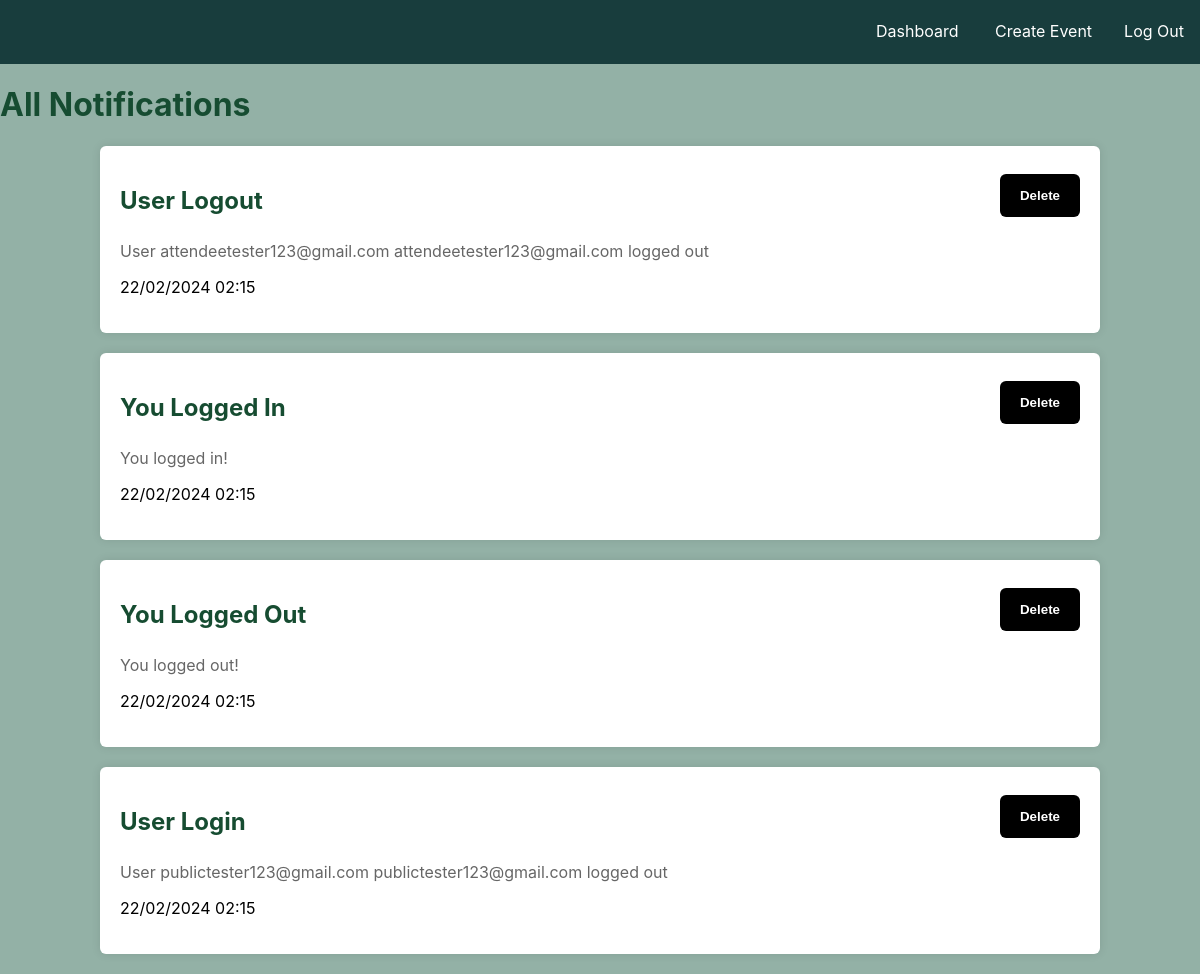
Page /dashboard/notifications (signed in) on the committed database.
### content/models.py (models this page shows, shortened)
class Notification(db.Model):
    __tablename__ = "notification"
    id = db.Column(db.Integer, primary_key=True)
    sent_at = db.Column(db.DateTime, nullable=False, default=datetime.now)
    title = db.Column(db.Text)
    description = db.Column(db.Text)
    user_id = db.Column(db.Integer, db.ForeignKey('user.id'))
    user = db.relationship('User', back_populates='notifications')
    def format_sent_at(self):
        return self.sent_at.strftime('%d/%m/%Y %H:%M')

### eventbyte.py (the view)
@app.route('/dashboard/notifications', methods=['GET','POST'])
def notifications():
   if request.method == 'GET':
      try:
         notifications = Notification.query.filter_by(user_id = current_user.get_id()).all()
         return render_template('pages/notifications.html', notifications = notifications)
      except Exception as e:
         print(f"Error fetching notifications for user {current_user.get_id()}")
         print(e)
         flash("Error retrieving your notifications", "error")
         return redirect(url_for('all_events'))

### content/models.py (called while the page is built)
    def get_id(self):
        return str(self.id)

### eventbyte.py (called while the page is built)
@login_manager.user_loader
def load_user(user_id):
   return User.query.get(int(user_id))

### templates/pages/notifications.html (shortened to what this page needs)
{% extends 'components/base.html' %}
{% block css %}
<link rel="stylesheet" href="/static/css/components/card.css" type="text/css">
<link rel="stylesheet" href="/static/css/pages/notifications.css" type="text/css">
{% endblock %}
{% block navbar %}
    {% include 'components/dashnav.html' %}
{% endblock %}
{% block content %}
<main>
    <h1 id="all-notifications"> All Notifications </h1>
    <section class="notifications">
        {% for notification in notifications %}
            <div id="{{ notification.id }}" class="card-container">
                <div class="card-content">
                    <div class="card-header">
                        <h2 class="card-name">{{ notification.title }}</h2>
                        <div class="buttons">
                            <button class="delete" type="submit">Delete</button>
                        </div>
                    </div>
                    <div class="card-description">
                        <p>{{ notification.description }}</p>
                    </div>
                    <div class="card-footer">
                        <p>{{ notification.format_sent_at() }}</p>
                    </div>
                </div>
            </div>
        {% endfor %}
    </section>
</main>
{% endblock %}

### templates/components/base.html (shortened to what this page needs)
<!DOCTYPE html>
<html lang="en">
<head>
    <link rel="stylesheet" href="/static/css/pages/base_styles.css" type="text/css">
    {% block css %}{% endblock %}
</head>
<body>
    {% block navbar %}{% endblock %}
    {% block content %}
    {% endblock %}
</body>
</html>

### templates/components/dashnav.html
<link rel="stylesheet" href="/static/css/components/dashnav.css" type="text/css">
<body>
<nav>
    <ul>
        <li><a href="/dashboard"> Dashboard </a></li>
        <li><a href="/events/create">Create Event</button>
        <li><a href="/auth/logout">Log Out</a></li>
    </ul>
</nav>

### static/css/pages/base_styles.css (style rules this page uses)
body { background-color: #93B1A6 ; font-family: Inter, system-ui, Avenir, Helvetica, Arial, sans-serif; margin: 0; padding: 0; }
h1, h2 { color: #164c31; }

### static/css/components/card.css (style rules this page uses)
.card-container { background-color: white; border-radius: 6px; box-shadow: 0px 0px 10px rgba(0, 0, 0, 0.1); margin-bottom: 20px; width: 1000px; height: auto; }
.card-header { display: flex; flex-direction: row; }
.card-header .buttons { margin: auto 0px; margin-left: auto; }
.card-content { padding: 20px; }
.card-name { font-size: 24px; margin-bottom: 10px; }
.card-description { margin-top: 15px; color: #666; }

### static/css/pages/notifications.css (style rules this page uses)
.notifications { display: flex; height: 100%; flex-direction: column; align-items: center; }

### static/css/components/dashnav.css (style rules this page uses)
nav { text-align: right; background-color: #183D3D; height: 64px; }
nav ul { list-style-type: none; margin: 0; padding-top: 7px; overflow: hidden; display: inline-block; }
nav li { display: inline-block; }
nav li a { position: relative; display: block; color: white; padding: 14px 16px; text-decoration: none; }
nav li a::before { content: ''; position: absolute; bottom: 0; left: 50%; transform: translateX(-50%); width: 0; height: 2px; background: white; transition: width 0.3s; }
button { background-color: black; color: white; padding: 14px 20px; border-radius: 6px; border: None; cursor: pointer; transition: background-color 0.3s; font-weight: bold; }

### rows in the picture
Notification: title "User Logout", description "User attendeetester123@gmail.com attendeetester123@gmail.com logged out", format_sent_at "22/02/2024 02:15"
Notification: title "You Logged In", description "You logged in!", format_sent_at "22/02/2024 02:15"
Notification: title "You Logged Out", description "You logged out!", format_sent_at "22/02/2024 02:15"
Notification: title "User Login", description "User publictester123@gmail.com publictester123@gmail.com logged out", format_sent_at "22/02/2024 02:15"
